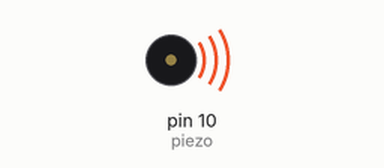
Recording of a sketch running on a simulated Arduino Uno, built with avr-gcc and run on an emulated ATmega328P. Shown: buzzer (waves = sounding).

Above: at 0.2 s.
At 4.62 s:
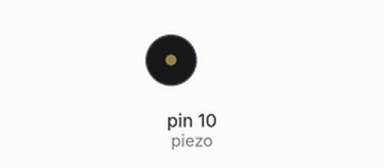
Timing chart, 0 to 5.2 s (numbered marks = the images above):
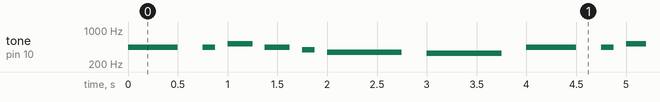

The sketch:

Seven_Nation_Army.ino
```cpp
//Seven Nation Army de The White Stripes
//Hector-G 2017

int piezo = 10;

void setup() {
    pinMode(piezo,OUTPUT);
}

void loop() {
    tone(piezo,440);
    delay(500);
    noTone(piezo);
    delay(250);
    tone(piezo,440);
    delay(125);
    noTone(piezo);
    delay(125);
    tone(piezo,523);
    delay(250);
    noTone(piezo);
    delay(125);
    tone(piezo,440);
    delay(250);
    noTone(piezo);
    delay(125);
    tone(piezo,392);
    delay(125);
    noTone(piezo);
    delay(125);
    tone(piezo,349);
    delay(750);
    noTone(piezo);
    delay(250);
    tone(piezo,330);
    delay(750);
    noTone(piezo);
    delay(250);
}
```

Measured:
- by itself, tone on pin 10 (piezo): repeats every 4.0 s: silent 0.25 s, 440 Hz 0.13 s, silent 0.13 s, 523 Hz 0.25 s, silent 0.13 s, 440 Hz 0.25 s, silent 0.13 s, 392 Hz 0.13 s, silent 0.13 s, 349 Hz 0.75 s, silent 0.25 s, 330 Hz 0.75 s, silent 0.25 s, 440 Hz 0.50 s
